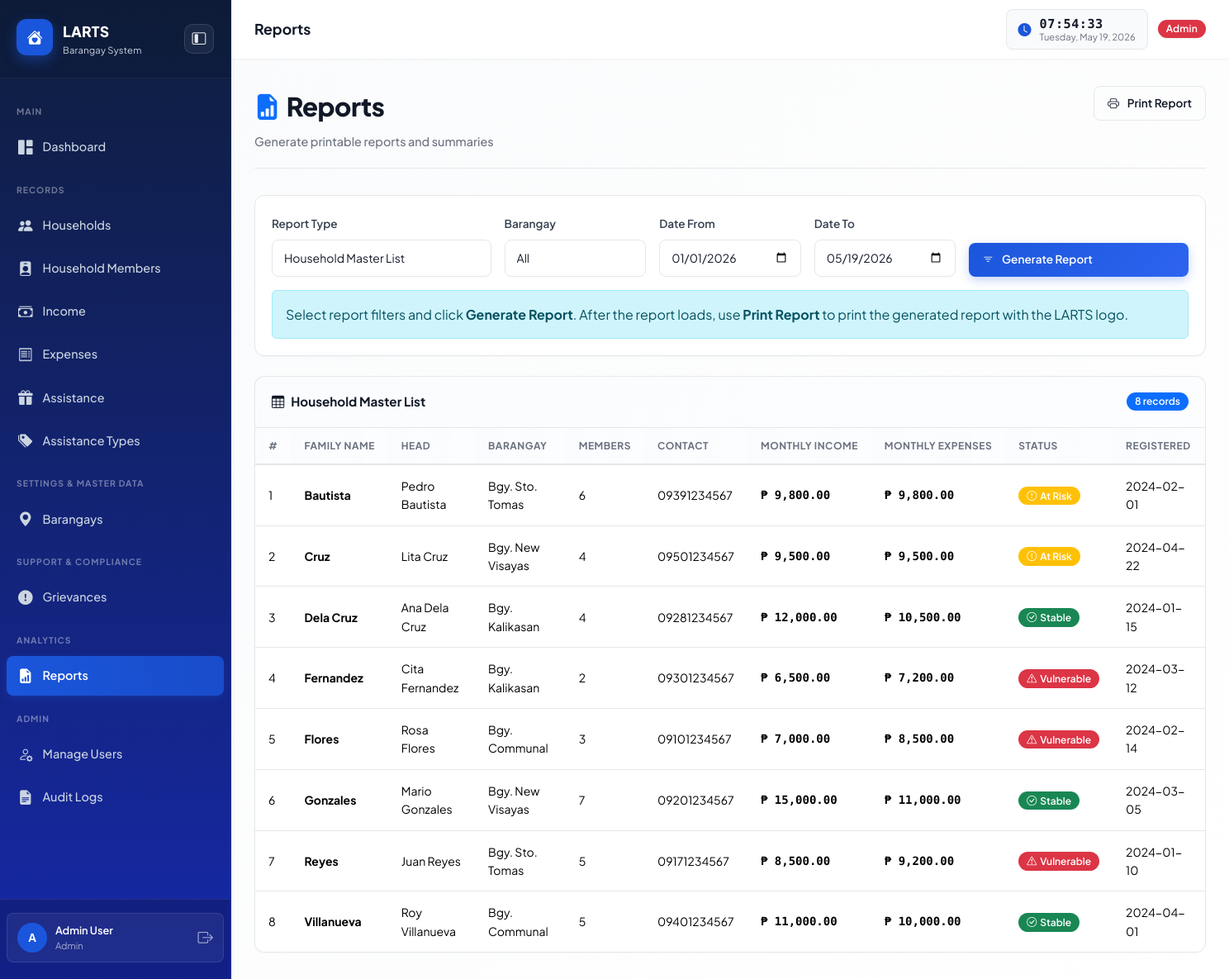
Page /modules/reports/index.php (signed in) on the committed database.
### tables this page shows
CREATE TABLE IF NOT EXISTS households (
    id              INT AUTO_INCREMENT PRIMARY KEY,
    family_name     VARCHAR(100) NOT NULL,
    head_name       VARCHAR(100) NOT NULL,
    barangay        VARCHAR(100) NOT NULL,
    address         TEXT NOT NULL,
    contact         VARCHAR(20),
    members_count   INT DEFAULT 1,
    monthly_income  DECIMAL(12,2) DEFAULT 0.00,
    monthly_expenses DECIMAL(12,2) DEFAULT 0.00,
    economic_status ENUM('stable','at_risk','vulnerable') DEFAULT 'stable',
    date_registered DATE NOT NULL,
    created_by      INT,
    FOREIGN KEY (created_by) REFERENCES users(id) ON DELETE SET NULL
);

### modules/reports/index.php (the view, shortened to what this page needs)
<?php
$pageTitle = 'Reports';
require_once __DIR__ . '/../../includes/header.php';
$db = getDB();
$from     = $_GET['from'] ?? date('Y-01-01');
$to       = $_GET['to']   ?? date('Y-m-d');
$report   = $_GET['report'] ?? 'master';
if ($report === 'master') {
    $sql  = "SELECT h.* FROM households h WHERE 1=1";
    $prms = [];
    $sql .= " ORDER BY h.family_name";
    $stmt = $db->prepare($sql); $stmt->execute($prms);
    $rows = $stmt->fetchAll();
    $reportTitle = 'Household Master List';
}
?>
<div class="page-header">
    <div>
        <div class="page-header-title"><i class="bi bi-file-earmark-bar-graph-fill me-2 text-primary"></i>Reports</div>
        <div class="page-header-sub">Generate printable reports and summaries</div>
    </div>
    <button type="button" class="btn btn-outline-secondary no-print" data-print>
        <i class="bi bi-printer me-1"></i>Print Report
    </button>
</div>
<div class="card mb-4 no-print">
    <div class="card-body">
        <form method="GET" class="row g-3">
            <div class="col-md-3">
                <label class="form-label">Report Type</label>
                <select name="report" class="form-select">
                    <option value="master"     <?= $report==='master'?'selected':'' ?>>Household Master List</option>
                </select>
            </div>
            <div class="col-md-2">
                <label class="form-label">Barangay</label>
                <select name="barangay" class="form-select">
                    <option value="">All</option>
                </select>
            </div>
            <div class="col-md-2">
                <label class="form-label">Date From</label>
                <input type="date" name="from" class="form-control" value="<?= $from ?>">
            </div>
            <div class="col-md-2">
                <label class="form-label">Date To</label>
                <input type="date" name="to" class="form-control" value="<?= $to ?>">
            </div>
            <div class="col-md-3 d-flex align-items-end">
                <button class="btn btn-primary w-100"><i class="bi bi-filter me-1"></i>Generate Report</button>
            </div>
            <div class="col-12">
                <div class="alert alert-info mb-0">
                    Select report filters and click <strong>Generate Report</strong>. After the report loads, use <strong>Print Report</strong> to print the generated report with the LARTS logo.
                </div>
            </div>
        </form>
    </div>
</div>
<div class="card">
    <div class="card-header d-flex justify-content-between align-items-center">
        <span><i class="bi bi-table me-2"></i><?= $reportTitle ?></span>
        <span class="badge bg-primary"><?= count($rows) ?> records</span>
    </div>
    <div class="table-wrapper">
    <?php if ($report === 'master'): ?>
        <table class="table mb-0">
            <thead><tr><th>#</th><th>Family Name</th><th>Head</th><th>Barangay</th><th>Members</th><th>Contact</th><th>Monthly Income</th><th>Monthly Expenses</th><th>Status</th><th>Registered</th></tr></thead>
            <tbody>
            <?php foreach ($rows as $i => $r): ?>
            <tr>
                <td><?= $i+1 ?></td>
                <td><strong><?= clean($r['family_name']) ?></strong></td>
                <td><?= clean($r['head_name']) ?></td>
                <td><?= clean($r['barangay']) ?></td>
                <td><?= $r['members_count'] ?></td>
                <td><?= clean($r['contact']) ?></td>
                <td class="text-money"><?= formatMoney($r['monthly_income']) ?></td>
                <td class="text-money"><?= formatMoney($r['monthly_expenses']) ?></td>
                <td><?= statusBadge($r['economic_status']) ?></td>
                <td><?= $r['date_registered'] ?></td>
            </tr>
            <?php endforeach; ?>
            </tbody>
        </table>
    <?php endif; ?>
    </div>
</div>
<?php require_once __DIR__ . '/../../includes/footer.php'; ?>

### includes/header.php (shortened to what this page needs)
<?php
require_once __DIR__ . '/auth.php';
$user = currentUser();
$currentPage = basename($_SERVER['PHP_SELF'], '.php');
$isDashboard = strpos($_SERVER['PHP_SELF'], 'dashboard') !== false;
$cssVer = @filemtime(__DIR__ . '/../assets/css/style.css') ?: time();
?>
<!DOCTYPE html>
<html lang="en">
<head>
    <link rel="stylesheet" href="https://cdn.jsdelivr.net/npm/bootstrap@5.3.3/dist/css/bootstrap.min.css">
    <link rel="stylesheet" href="https://cdn.jsdelivr.net/npm/bootstrap-icons@1.11.3/font/bootstrap-icons.css">
    <link rel="stylesheet" href="<?= BASE_URL ?>/assets/css/style.css?v=<?= $cssVer ?>">
</head>
<body class="<?= trim(($bodyClass ?? '') . ($isDashboard ? ' page-dashboard' : '')) ?>">
<div class="sidebar" id="sidebar">
    <div class="sidebar-brand">
        <div class="brand-icon"><i class="bi bi-house-heart-fill"></i></div>
        <div class="brand-text">
            <span class="brand-name">LARTS</span>
            <span class="brand-sub">Barangay System</span>
        </div>
        <button type="button" class="sidebar-collapse-icon" id="sidebarCollapseToggle" aria-label="Collapse sidebar">
            <i class="bi bi-layout-sidebar-inset"></i>
        </button>
    </div>
    <nav class="sidebar-nav">
        <div class="nav-section-label">Main</div>
        <a href="<?= BASE_URL ?>/dashboard/index.php" class="nav-link-item <?= $currentPage==='index' && strpos($_SERVER['PHP_SELF'],'dashboard')!==false ? 'active':'' ?>">
            <i class="bi bi-grid-1x2-fill"></i><span>Dashboard</span>
        </a>
        <div class="nav-section-label">Records</div>
        <a href="<?= BASE_URL ?>/modules/households/index.php" class="nav-link-item <?= strpos($_SERVER['PHP_SELF'],'households')!==false ? 'active':'' ?>">
            <i class="bi bi-people-fill"></i><span>Households</span>
        </a>
        <a href="<?= BASE_URL ?>/modules/household-members/index.php" class="nav-link-item <?= strpos($_SERVER['PHP_SELF'],'household-members')!==false ? 'active':'' ?>">
            <i class="bi bi-person-badge-fill"></i><span>Household Members</span>
        </a>
        <a href="<?= BASE_URL ?>/modules/income/index.php" class="nav-link-item <?= strpos($_SERVER['PHP_SELF'],'income')!==false ? 'active':'' ?>">
            <i class="bi bi-cash-stack"></i><span>Income</span>
        </a>
        <a href="<?= BASE_URL ?>/modules/expenses/index.php" class="nav-link-item <?= strpos($_SERVER['PHP_SELF'],'expenses')!==false ? 'active':'' ?>">
            <i class="bi bi-receipt"></i><span>Expenses</span>
        </a>
        <a href="<?= BASE_URL ?>/modules/assistance/index.php" class="nav-link-item <?= strpos($_SERVER['PHP_SELF'],'assistance')!==false && strpos($_SERVER['PHP_SELF'],'assistance-types')===false ? 'active':'' ?>">
            <i class="bi bi-gift-fill"></i><span>Assistance</span>
        </a>
        <a href="<?= BASE_URL ?>/modules/assistance-types/index.php" class="nav-link-item <?= strpos($_SERVER['PHP_SELF'],'assistance-types')!==false ? 'active':'' ?>">
            <i class="bi bi-tags-fill"></i><span>Assistance Types</span>
        </a>
        <div class="nav-section-label">Settings & Master Data</div>
        <a href="<?= BASE_URL ?>/modules/barangays/index.php" class="nav-link-item <?= strpos($_SERVER['PHP_SELF'],'barangays')!==false ? 'active':'' ?>">
            <i class="bi bi-geo-alt-fill"></i><span>Barangays</span>
        </a>
        <div class="nav-section-label">Support & Compliance</div>
        <a href="<?= BASE_URL ?>/modules/grievances/index.php" class="nav-link-item <?= strpos($_SERVER['PHP_SELF'],'grievances')!==false ? 'active':'' ?>">
            <i class="bi bi-exclamation-circle-fill"></i><span>Grievances</span>
        </a>
        <div class="nav-section-label">Analytics</div>
        <a href="<?= BASE_URL ?>/modules/reports/index.php" class="nav-link-item <?= strpos($_SERVER['PHP_SELF'],'reports')!==false ? 'active':'' ?>">
            <i class="bi bi-file-earmark-bar-graph-fill"></i><span>Reports</span>
        </a>
        <?php if (isAdmin()): ?>
        <div class="nav-section-label">Admin</div>
        <a href="<?= BASE_URL ?>/modules/users/index.php" class="nav-link-item <?= strpos($_SERVER['PHP_SELF'],'users')!==false ? 'active':'' ?>">
            <i class="bi bi-person-gear"></i><span>Manage Users</span>
        </a>
        <a href="<?= BASE_URL ?>/modules/audit-logs/index.php" class="nav-link-item <?= strpos($_SERVER['PHP_SELF'],'audit-logs')!==false ? 'active':'' ?>">
            <i class="bi bi-file-earmark-text-fill"></i><span>Audit Logs</span>
        </a>
        <?php endif; ?>
    </nav>
    <div class="sidebar-footer">
        <div class="user-pill">
            <div class="user-avatar"><?= strtoupper(substr($user['name'],0,1)) ?></div>
            <div class="user-info">
                <span class="user-name"><?= clean($user['name']) ?></span>
                <span class="user-role"><?= ucfirst($user['role']) ?></span>
            </div>
            <a href="<?= BASE_URL ?>/auth/logout.php" class="logout-btn" title="Logout">
                <i class="bi bi-box-arrow-right"></i>
            </a>
        </div>
    </div>
</div>
<div class="main-wrap" id="mainWrap">
    <div class="topbar">
        <div class="topbar-title"><?= isset($pageTitle) ? clean($pageTitle) : 'Dashboard' ?></div>
        <div class="topbar-right">
            <?php if (!$isDashboard): ?>
            <div class="live-clock" aria-live="polite">
                <i class="bi bi-clock-fill live-clock-icon"></i>
                <div class="live-clock-body">
                    <span class="live-clock-time" id="liveClockTime"><?= date('H:i:s') ?></span>
                    <span class="live-clock-date" id="liveClockDate"><?= date('M d, Y') ?></span>
                </div>
            </div>
            <?php endif; ?>
            <span class="badge-role badge bg-<?= $user['role']==='admin'?'danger':($user['role']==='staff'?'primary':'success') ?>">
                <?= ucfirst($user['role']) ?>
            </span>
        </div>
    </div>
    <div class="page-content">

### includes/auth.php (shortened to what this page needs)
<?php
function currentUser(): array {
    return [
        'id'   => $_SESSION['user_id']   ?? 0,
        'name' => $_SESSION['user_name'] ?? '',
        'role' => $_SESSION['user_role'] ?? '',
    ];
}
function isAdmin(): bool   { return ($_SESSION['user_role'] ?? '') === 'admin'; }
function clean(string $v): string {
    return htmlspecialchars(trim($v), ENT_QUOTES, 'UTF-8');
}
function statusBadge(string $status): string {
    $map = [
        'stable'     => ['success', 'Stable',     'check-circle'],
        'at_risk'    => ['warning', 'At Risk',     'exclamation-circle'],
        'vulnerable' => ['danger',  'Vulnerable',  'exclamation-triangle'],
    ];
    [$cls, $label, $icon] = $map[$status] ?? ['secondary','Unknown','question'];
    return '<span class="badge bg-'.$cls.'"><i class="bi bi-'.$icon.' me-1"></i>'.$label.'</span>';
}
function formatMoney(float $v): string {
    return '₱ ' . number_format($v, 2);
}

### includes/footer.php (shortened to what this page needs)
</div>
</div>
</body>
</html>

### rows in the picture
households: family_name "Bautista", head_name "Pedro Bautista", barangay "Bgy. Sto. Tomas", members_count "6", contact "09391234567", monthly_income "₱ 9,800.00", monthly_expenses "₱ 9,800.00", label "At Risk", date_registered "2024-02-01"
households: family_name "Cruz", head_name "Lita Cruz", barangay "Bgy. New Visayas", members_count "4", contact "09501234567", monthly_income "₱ 9,500.00", monthly_expenses "₱ 9,500.00", label "At Risk", date_registered "2024-04-22"
households: family_name "Dela Cruz", head_name "Ana Dela Cruz", barangay "Bgy. Kalikasan", members_count "4", contact "09281234567", monthly_income "₱ 12,000.00", monthly_expenses "₱ 10,500.00", label "Stable", date_registered "2024-01-15"
households: family_name "Fernandez", head_name "Cita Fernandez", barangay "Bgy. Kalikasan", members_count "2", contact "09301234567", monthly_income "₱ 6,500.00", monthly_expenses "₱ 7,200.00", label "Vulnerable", date_registered "2024-03-12"
households: family_name "Flores", head_name "Rosa Flores", barangay "Bgy. Communal", members_count "3", contact "09101234567", monthly_income "₱ 7,000.00", monthly_expenses "₱ 8,500.00", label "Vulnerable", date_registered "2024-02-14"
households: family_name "Gonzales", head_name "Mario Gonzales", barangay "Bgy. New Visayas", members_count "7", contact "09201234567", monthly_income "₱ 15,000.00", monthly_expenses "₱ 11,000.00", label "Stable", date_registered "2024-03-05"
households: family_name "Reyes", head_name "Juan Reyes", barangay "Bgy. Sto. Tomas", members_count "5", contact "09171234567", monthly_income "₱ 8,500.00", monthly_expenses "₱ 9,200.00", label "Vulnerable", date_registered "2024-01-10"
households: family_name "Villanueva", head_name "Roy Villanueva", barangay "Bgy. Communal", members_count "5", contact "09401234567", monthly_income "₱ 11,000.00", monthly_expenses "₱ 10,000.00", label "Stable", date_registered "2024-04-01"

### other values in the picture
substr($user['name'],0,1) "A"
$user['name'] "Admin User"
$user['role'] "Admin"
$pageTitle "Reports"
$reportTitle "Household Master List"
count($rows) "8"
